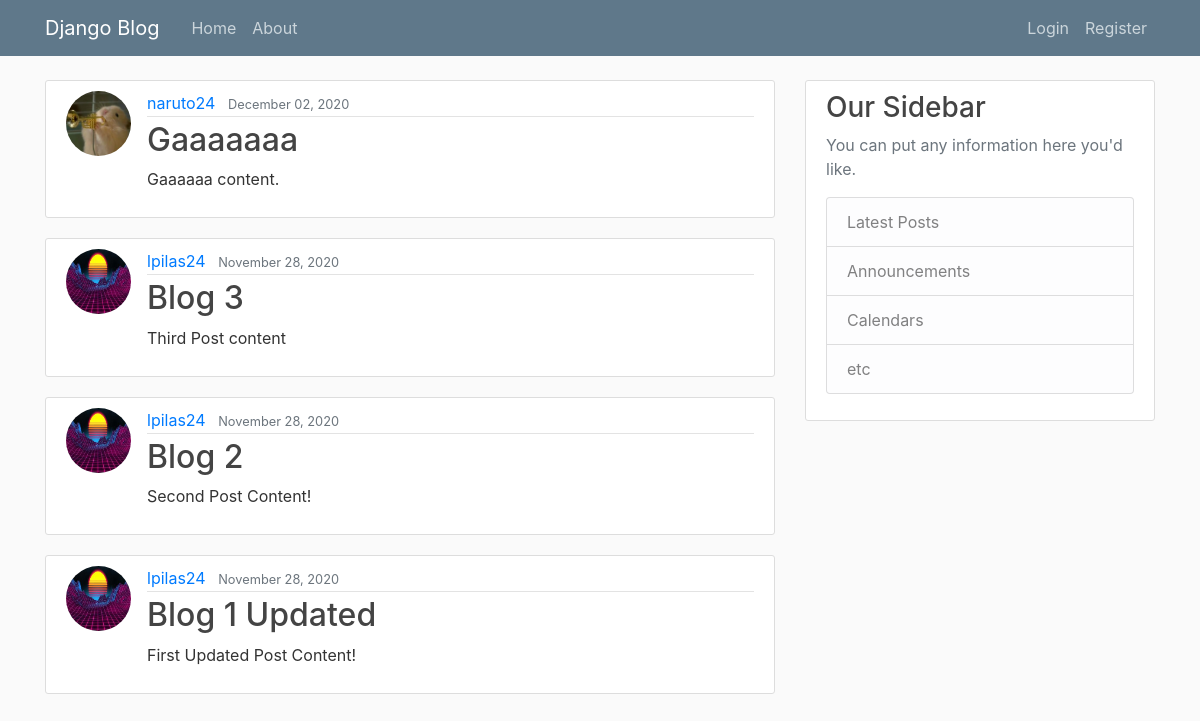
/, run on an earlier commit of the app's database.
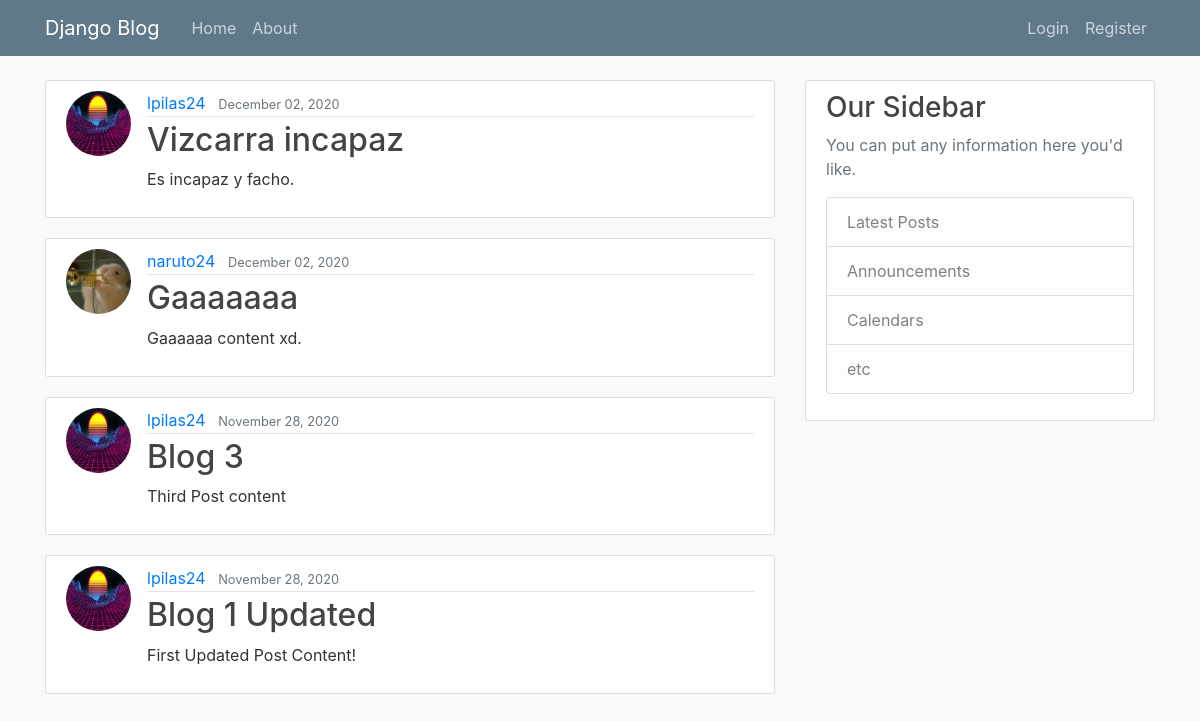
And on a later commit of the database.
### blog/models.py (models this page shows, shortened)
class Post(models.Model):
    title = models.CharField(max_length=100)
    content = models.TextField()
    date_posted = models.DateTimeField(default=timezone.now) #fecha actual
    author = models.ForeignKey(User, on_delete=models.CASCADE) #si el usuario es eliminado, se eliminaran sus posts

### users/models.py (models this page shows, shortened)
class Profile(models.Model):
    user = models.OneToOneField(User, on_delete=models.CASCADE) #si eliminamos un usuario se eliminan los profiles
    image = models.ImageField(default='default.jpg', upload_to='profile_pics')

### blog/views.py (the view)
# urls.py: path('', PostListView.as_view(), name='blog-home'), #ruta: /
class PostListView(ListView):
    model = Post
    template_name = 'blog/home.html' #buscara home.html en ves de post_list.html
    context_object_name = 'posts'
    ordering = ['-date_posted'] #ordena nuestros posts para mas recientes primero
    paginate_by = 4

### blog/templates/blog/home.html (shortened to what this page needs)
{% extends "blog/base.html" %}
{% block content %}
    {% for post in posts %}
        <article class="media content-section">
            <img class="rounded-circle article-img" src="{{ post.author.profile.image.url }}">
            <div class="media-body">
                <div class="article-metadata">
                <a class="mr-2" href="{% url 'user-posts' post.author.username %}">{{ post.author }}</a>
                <small class="text-muted">{{ post.date_posted|date:"F d, Y" }}</small>
                </div>
                <h2><a class="article-title" href="{% url 'post-detail' post.id %}">{{ post.title }}</a></h2>
                <p class="article-content">{{ post.content }}</p>
            </div>
        </article>
    {% endfor %}
{% endblock content %}

What changed in the data, as far as the page shows it:
removed Post: author.profile.image (picture), author "lpilas24", date_posted "November 28, 2020", title "Blog 2", content "Second Post Content!"
added Post: author.profile.image (picture), author "lpilas24", date_posted "December 02, 2020", title "Vizcarra incapaz", content "Es incapaz y facho."
changed Post "Gaaaaaaa": content "Gaaaaaa content." → "Gaaaaaa content xd."
